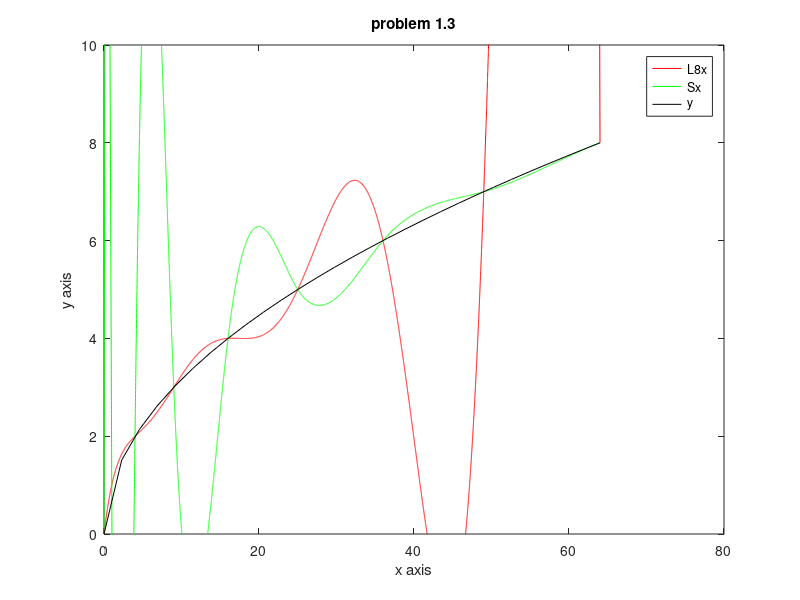

This figure's MATLAB source:
L8x = @(x) (x-1.00000).*(x-4.00000).*(x-9.00000).*(x-16.00000).*(x-25.00000).*(x-36.00000).*(x-49.00000).*(x-64.00000).*0.00000./1625702400.00000...
+(x-0.00000).*(x-4.00000).*(x-9.00000).*(x-16.00000).*(x-25.00000).*(x-36.00000).*(x-49.00000).*(x-64.00000).*1.00000./-914457600.00000...
+(x-0.00000).*(x-1.00000).*(x-9.00000).*(x-16.00000).*(x-25.00000).*(x-36.00000).*(x-49.00000).*(x-64.00000).*2.00000./1306368000.00000...
+(x-0.00000).*(x-1.00000).*(x-4.00000).*(x-16.00000).*(x-25.00000).*(x-36.00000).*(x-49.00000).*(x-64.00000).*3.00000./-2395008000.00000...
+(x-0.00000).*(x-1.00000).*(x-4.00000).*(x-9.00000).*(x-25.00000).*(x-36.00000).*(x-49.00000).*(x-64.00000).*4.00000./5748019200.00000...
+(x-0.00000).*(x-1.00000).*(x-4.00000).*(x-9.00000).*(x-16.00000).*(x-36.00000).*(x-49.00000).*(x-64.00000).*5.00000./-18681062400.00000...
+(x-0.00000).*(x-1.00000).*(x-4.00000).*(x-9.00000).*(x-16.00000).*(x-25.00000).*(x-49.00000).*(x-64.00000).*6.00000./87178291200.00000...
+(x-0.00000).*(x-1.00000).*(x-4.00000).*(x-9.00000).*(x-16.00000).*(x-25.00000).*(x-36.00000).*(x-64.00000).*7.00000./-653837184000.00000...
+(x-0.00000).*(x-1.00000).*(x-4.00000).*(x-9.00000).*(x-16.00000).*(x-25.00000).*(x-36.00000).*(x-49.00000).*8.00000./10461394944000.00000;

Sx=@(x) (-53.042877.*(1.000000-x).^3+7.085753.*(x-0.000000).^3+53.042877.*(1.000000-x)+-6.085753.*(x-0.000000)).*(x>=0.000000 & x<1.000000)+...
(2.361918.*(4.000000-x).^3+-0.478868.*(x-1.000000).^3+-20.923926.*(4.000000-x)+4.976482.*(x-1.000000)).*(x>=1.000000 & x<4.000000)+...
(-0.287321.*(9.000000-x).^3+0.063804.*(x-4.000000).^3+7.583026.*(9.000000-x)+-0.995090.*(x-4.000000)).*(x>=4.000000 & x<9.000000)+...
(0.045574.*(16.000000-x).^3+-0.010828.*(x-9.000000).^3+-1.804555.*(16.000000-x)+1.101978.*(x-9.000000)).*(x>=9.000000 & x<16.000000)+...
(-0.008421.*(25.000000-x).^3+0.001981.*(x-16.000000).^3+1.126580.*(25.000000-x)+0.395058.*(x-16.000000)).*(x>=16.000000 & x<25.000000)+...
(0.001621.*(36.000000-x).^3+-0.000425.*(x-25.000000).^3+0.258382.*(36.000000-x)+0.596842.*(x-25.000000)).*(x>=25.000000 & x<36.000000)+...
(-0.000359.*(49.000000-x).^3+0.000083.*(x-36.000000).^3+0.522269.*(49.000000-x)+0.524374.*(x-36.000000)).*(x>=36.000000 & x<49.000000)+...
(0.000072.*(64.000000-x).^3+-0.000045.*(x-49.000000).^3+0.450412.*(64.000000-x)+0.543544.*(x-49.000000)).*(x>=49.000000 & x<=64.000000);


y = @(x) sqrt(x);

fplot(L8x, [0, 64], 1e-3, 'r-');
hold on;
fplot(Sx, [0, 64], 1e-3, 'g-');
hold on;
fplot(y, [0, 64], 1e-3, 'k-');

title('problem 1.3'); % title
xlabel('x axis'); % x axis
ylabel('y axis'); % y axis label
legend('L8x', 'Sx', 'y'); % description
axis([0, 80, 0, 10]);

%for i=0:1:64
    %fprintf('%d %f\n', i, y(i));
%end